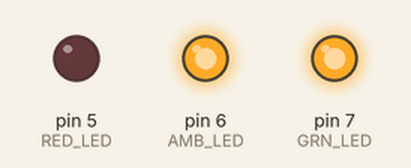
A sketch run on a simulated Arduino Uno, built with avr-gcc and run on an emulated ATmega328P. Shown: output pins drawn as LEDs (lit = HIGH).

Above: at 1.4 s.
At 3.4 s:
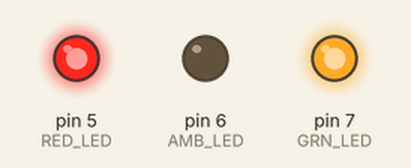
At 5.4 s:
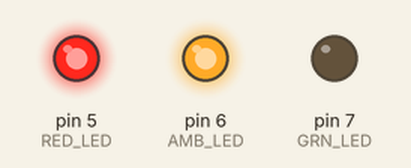
At 6.4 s:
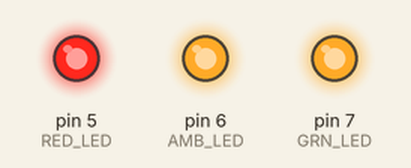
Timing chart, 0 to 8.7 s (numbered marks = the images above):
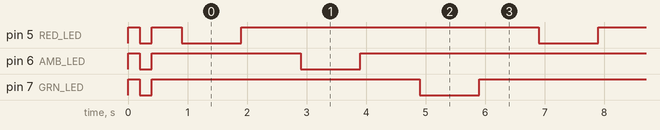

The sketch:

UKC_Traffic_lights.ino
```cpp
/* FILE:    UKC_traffic_lights
   DATE:    03/06/20
   VERSION: 0.1
   AUTHOR:  Andrew Brookman

03/06/20 version 0.1: Original version

THIS SOFTWARE IS PROVIDED "AS IS", and is provided for educational purposes only

This is to be used in conjunction with the Hobby Components starter kit
Thius sketch shoul dbe used with the Traffic Lights hardware on page 19
of the printed manual
3 Leds are used each with a 220 ohm series resistor pins used are 5,6,7
the positive LED pin (Longest one) is connected to the resistor, the negative
pin is connected to the Arduino pin. There are 4 sections to this code:

1. This bit which is purely human readable comments
2. The definitions section from lines 24 to 29
3. The setup routine that sets pins as In or Out etc. and runs just once at the start
4. The main loop from lines 54 to 71 that runs the main code, loping continously
*/


#define RED_LED 5
#define AMB_LED 6  //This assigns a text label (e.g. RED_LED) to pin 5
#define GRN_LED 7
#define LED_OFF HIGH //This assigns a text label (e.g. LED_ON) to the constant definition HIGH which means the pin will be ON
#define LED_ON LOW   // As above but pin OFF

void setup()    // this setup routine applies to the code from here until line 27, this code is run once at startup

{               // or if the reset button is pressed

  pinMode(RED_LED, OUTPUT);
  pinMode(AMB_LED, OUTPUT);   //define these 3 pins as outputs
  pinMode(GRN_LED, OUTPUT);

  digitalWrite(RED_LED, LED_OFF);
  digitalWrite(AMB_LED, LED_OFF);  //turn all 3 pins we are using OFF
  digitalWrite(GRN_LED, LED_OFF);
delay(200);
  digitalWrite(RED_LED, LED_ON);
  digitalWrite(AMB_LED, LED_ON);  //turn all 3 pins we are using ON
  digitalWrite(GRN_LED, LED_ON);
  delay(200);                     //use a built in function to wait of 200 ms (0.2 second)
  digitalWrite(RED_LED, LED_OFF);
  digitalWrite(AMB_LED, LED_OFF);  //turn all 3 pins we are using OFF again
  digitalWrite(GRN_LED, LED_OFF);
  delay(500);                      //wait 500ms

}

void loop()                       //this routine runs all the code sequentialy until it reaches line 69 when it starts again

{                                 //from line 56. This will run for ever until the reset button is pressed

  digitalWrite(RED_LED, LED_ON);
  delay(1000);
  digitalWrite(RED_LED, LED_OFF);   //flash the RED Led on for 1 second
  delay(1000);

  digitalWrite(AMB_LED, LED_ON);
  delay(1000);
  digitalWrite(AMB_LED, LED_OFF);  //flash the AMBER Led on for 1 second
  delay(1000);

  digitalWrite(GRN_LED, LED_ON);
  delay(1000);

  digitalWrite(GRN_LED, LED_OFF);  //flash the GREEN Led on for 1 second
  delay(1000);
}
```

Measured:
- by itself, pin 5 (RED_LED): goes LOW 0.20 s, HIGH 0.50 s, 21 × (LOW 1.0 s, HIGH 5.0 s), LOW 1.0 s, then HIGH
- by itself, pin 6 (AMB_LED): goes LOW 0.20 s, HIGH 2.5 s, 21 × (LOW 1.0 s, HIGH 5.0 s), LOW 1.0 s, then HIGH
- by itself, pin 7 (GRN_LED): repeats every 5.5 s: HIGH 4.5 s, LOW 1.0 s
